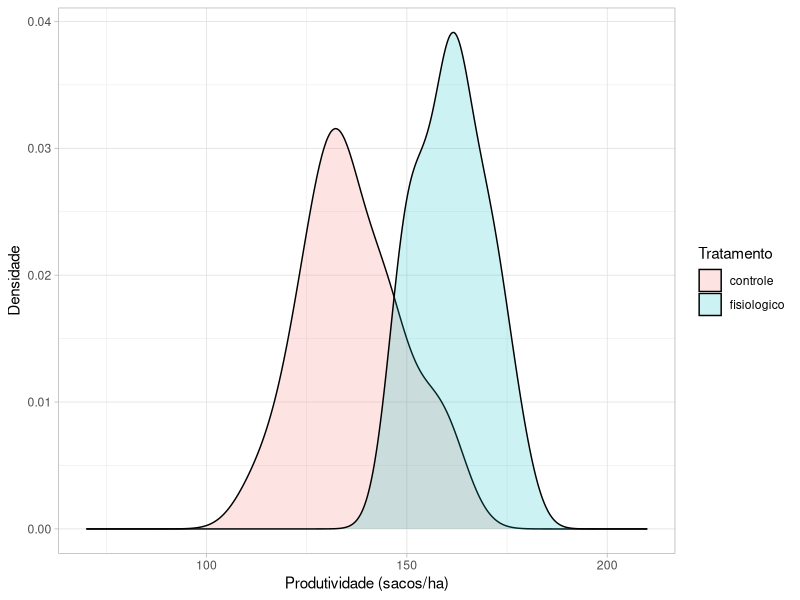
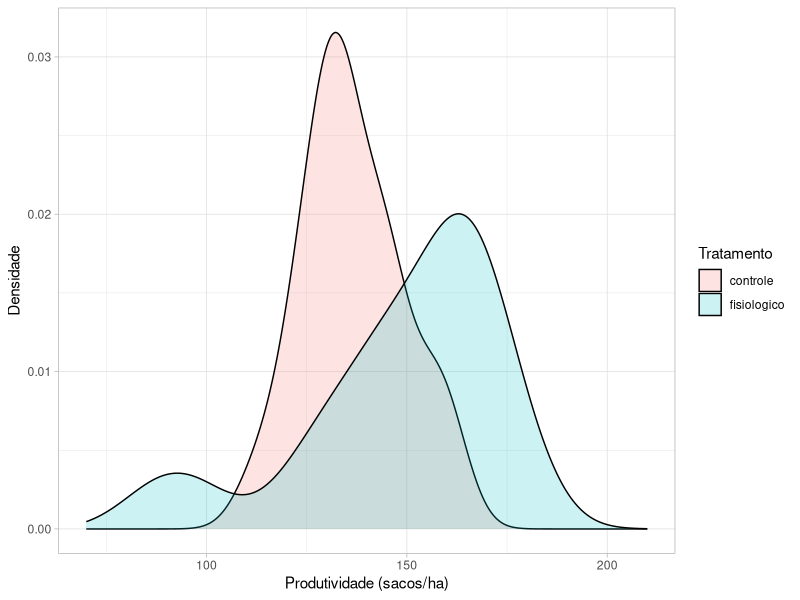
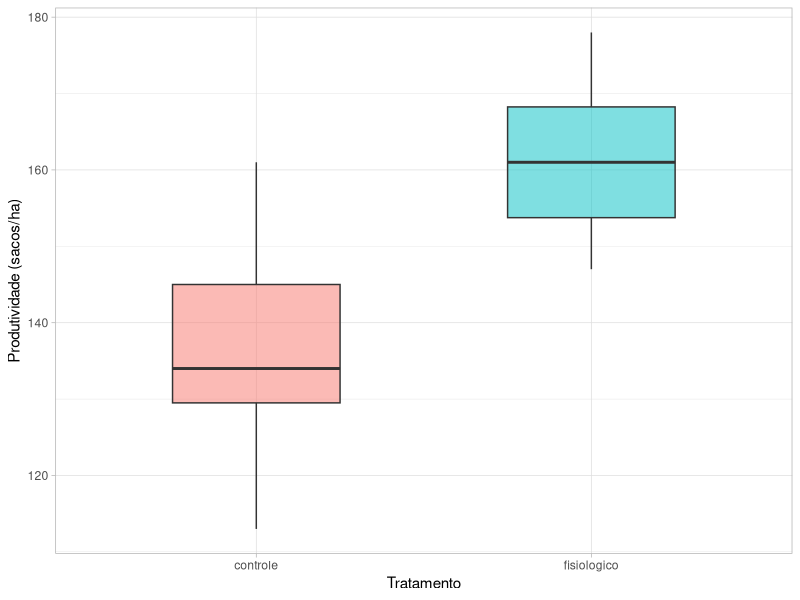
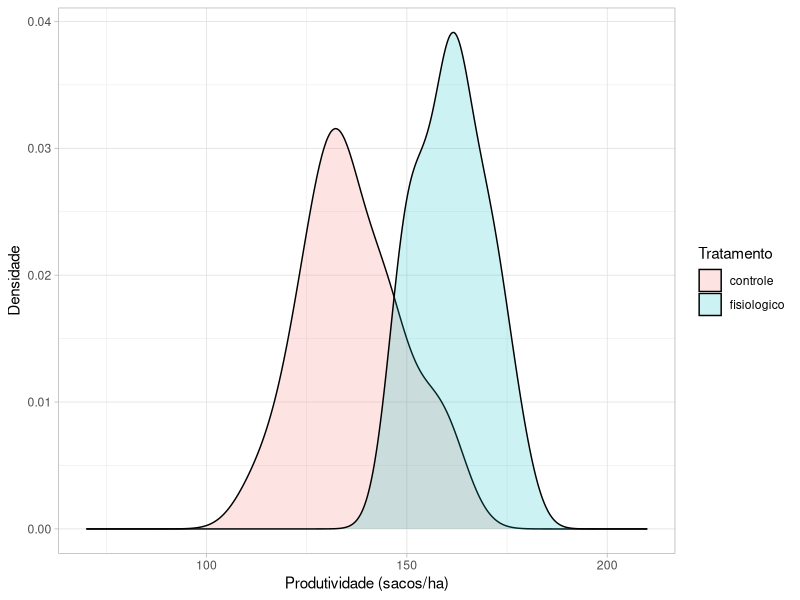
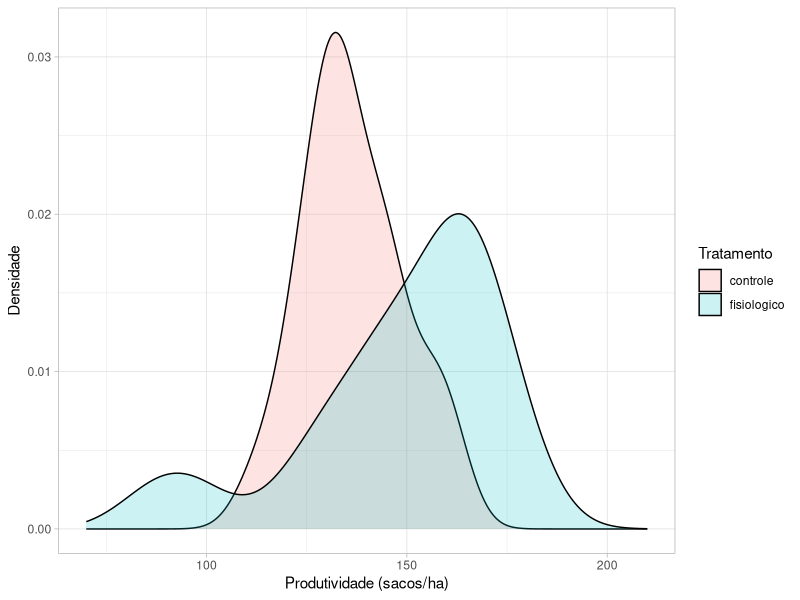
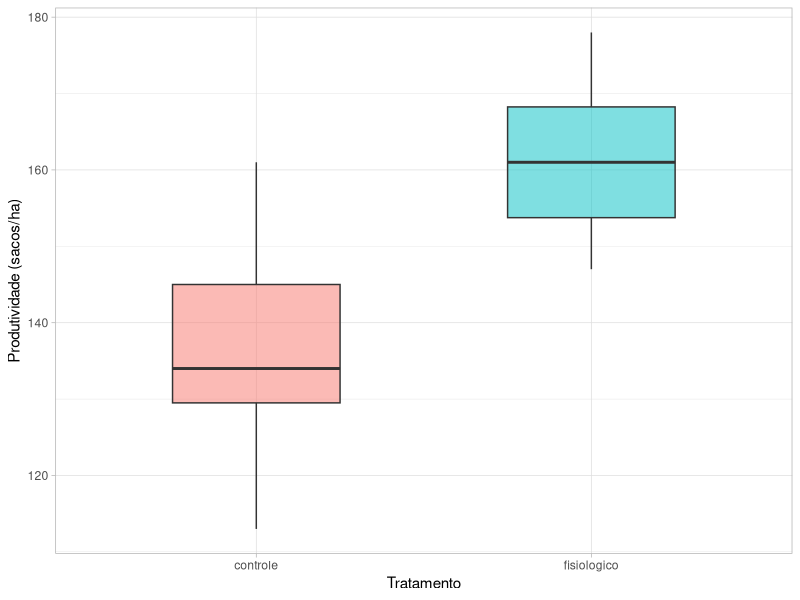

Write R code to recreate these figures, in order.

## Carregando pacotes e dados

library("readxl")
library("ggplot2")
library("dplyr")
library("car")

dados.corretos <- read_xlsx("dados/produtividade_milho.xlsx", sheet = "Sem outlier")
dados.outliers <- read_xlsx("dados/produtividade_milho.xlsx", sheet = "Com outlier")

# Gráfico com o dado normal
ggplot(dados.corretos) +
  geom_density(aes(x = produtividade, fill = tratamento), alpha = 0.2) +
  theme_light() + xlim(70, 210) +
  labs(y = "Densidade", x = "Produtividade (sacos/ha)",
       fill = "Tratamento")

ggsave(filename = "resultados/figuras/tm_distribuicao_normal.png",
       last_plot(), width = 7, height = 4, units = "in", dpi = 200)

# Gráfico exemplificando o efeito de outliers
ggplot(dados.outliers) +
  geom_density(aes(x = produtividade, fill = tratamento), alpha = 0.2) +
  theme_light() + xlim(70, 210) +
  labs(y = "Densidade", x = "Produtividade (sacos/ha)",
       fill = "Tratamento")

ggsave(filename = "resultados/figuras/tm_distribuicao_outliers.png",
       last_plot(), width = 7, height = 4, units = "in", dpi = 200)

## Comparação de médias

# Teste de homogeneidade
leveneTest(produtividade ~ tratamento, data = dados.corretos, center = mean)

# Teste de normalidade
shapiro.test(dados.corretos$produtividade)

dados.corretos %>%
  filter(tratamento == "controle") %>%
  pull(produtividade) %>%
  shapiro.test()

dados.corretos %>%
  filter(tratamento == "fisiologico") %>%
  pull(produtividade) %>%
  shapiro.test()

# Teste de comparação de média
t.test(produtividade ~ tratamento, data = dados.corretos,
       alternative = "two.sided", var.equal = FALSE)

## Gráfico de comparação de médias

ggplot(dados.corretos) +
  geom_boxplot(aes(x = tratamento, y = produtividade, fill = tratamento),
               alpha = 0.5, show.legend = F, width = 0.5) +
  theme_light() +
  labs(x = "Tratamento", y = "Produtividade (sacos/ha)")

ggsave(filename = "resultados/figuras/tm_boxplot.png",
       last_plot(), width = 7, height = 4, units = "in", dpi = 200)
